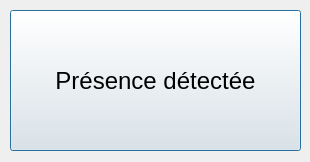
<?xml version="1.0" encoding="UTF-8"?>
<ui version="4.0">
 <class>Detecteur</class>
 <widget class="QDialog" name="Detecteur">
  <property name="geometry">
   <rect>
    <x>0</x>
    <y>0</y>
    <width>310</width>
    <height>162</height>
   </rect>
  </property>
  <property name="windowTitle">
   <string>Dialog</string>
  </property>
  <widget class="QPushButton" name="pushButtonIntrus">
   <property name="geometry">
    <rect>
     <x>10</x>
     <y>10</y>
     <width>291</width>
     <height>141</height>
    </rect>
   </property>
   <property name="font">
    <font>
     <pointsize>18</pointsize>
    </font>
   </property>
   <property name="text">
    <string>Présence détectée</string>
   </property>
  </widget>
 </widget>
 <resources/>
 <connections/>
</ui>
